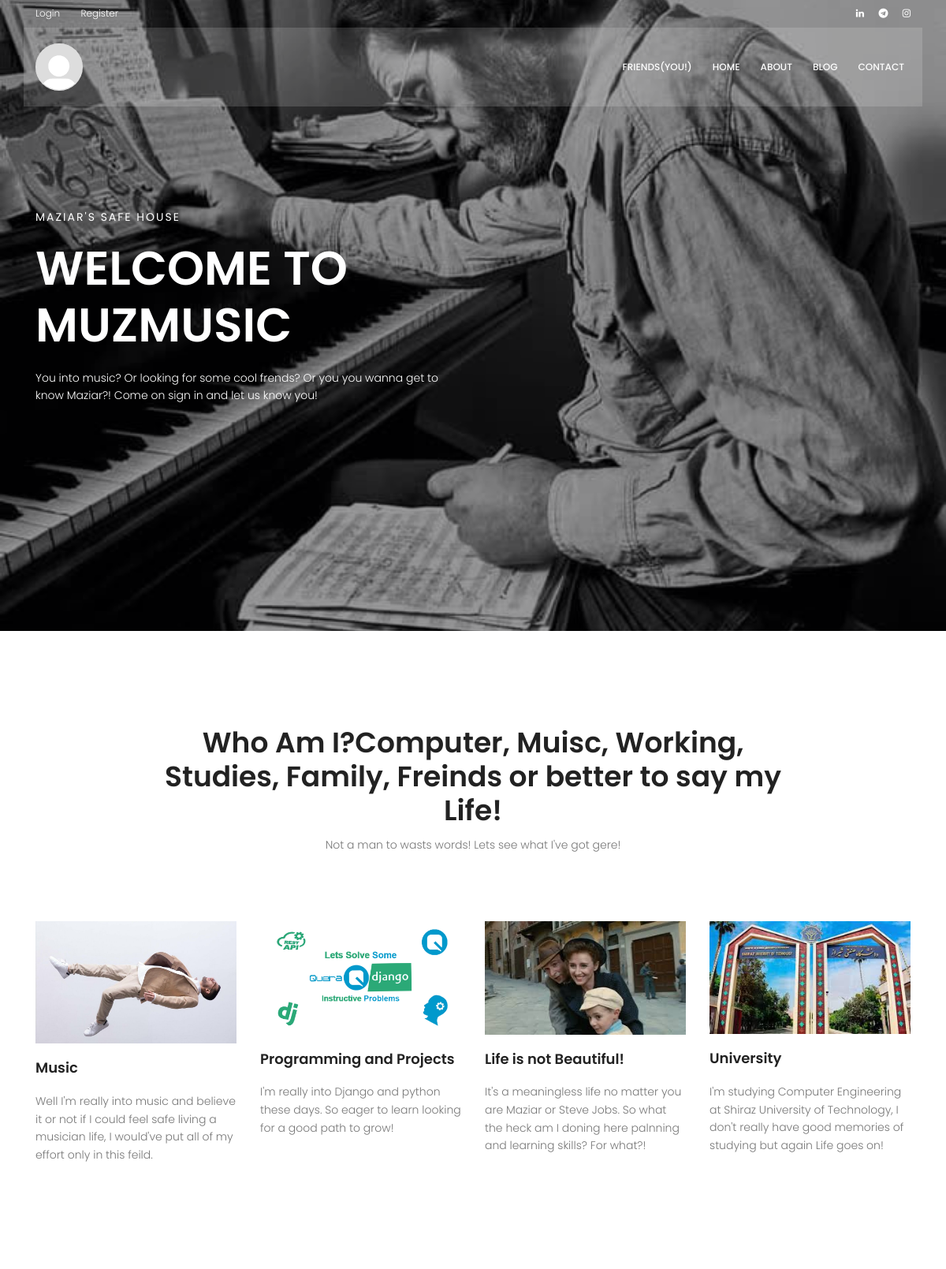
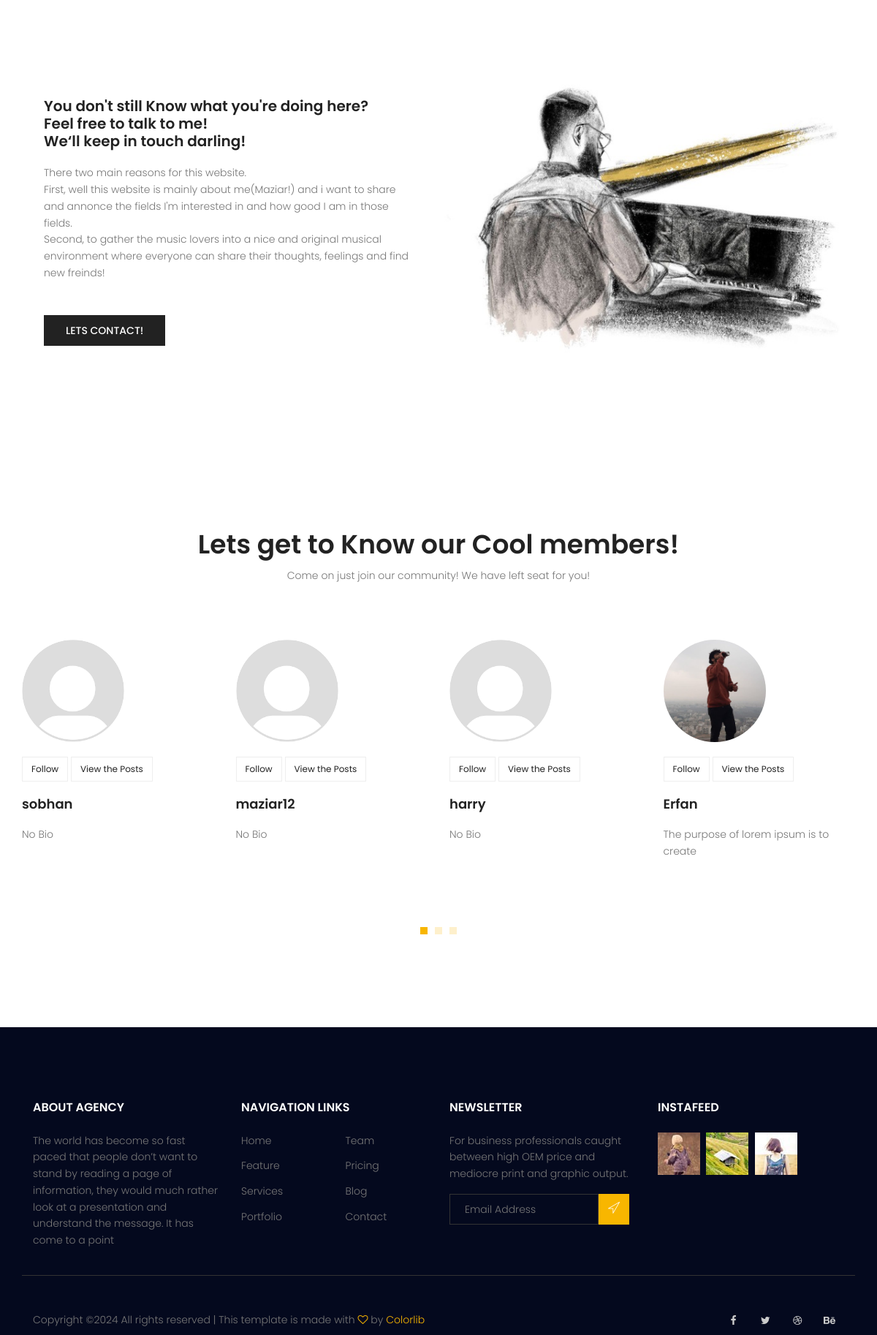
The page / (upper part) on the database its author committed (2 pictures, top to bottom).
### account/models.py (models this page shows, shortened)
class Profile(models.Model):
    user = models.OneToOneField(User,on_delete=models.CASCADE,related_name='profile')
    follows = models.ManyToManyField('self',related_name='followed_by',
                                    symmetrical=False,blank=True)
    bio = models.TextField(default='No Bio',blank=True)
    profile_image = models.ImageField(upload_to='profile_images',default='default_profile.png')
    linkedin_id=models.CharField(max_length=120,blank=True,null=True,default='s')
    instagram_id=models.CharField(max_length=120,blank=True,null=True,default='s')
    telegram_id=models.CharField(max_length=120,blank=True,null=True,default='s')
    created = models.DateTimeField(auto_now_add=True)
    updated = models.DateTimeField(auto_now=True)

### website/views.py (the view, shortened to what this page needs)
# urls.py: path('', IndexView.as_view(), name='index'),
class IndexView(TemplateView):
    template_name = 'website/index.html'
    def get_context_data(self, **kwargs):
        context = super().get_context_data(**kwargs)
        if self.request.user.is_authenticated:
            context['random_profiles'] = Profile.objects.exclude(user=self.request.user).order_by('?')
        else:
            context['random_profiles'] = Profile.objects.all().order_by('?')
        context['follow_form'] = FollowForm()
        return context

### blog/forms.py
class FollowForm(forms.Form):
    target_profile_id = forms.IntegerField(widget=forms.HiddenInput())

### templates/website/index.html
{% extends 'base.html' %}
{% load static %}
{% load website_custom_tags %}
{% block content %}
		<section class="banner-area relative">
			<div class="overlay overlay-bg"></div>
			<div class="container">
				<div class="row fullscreen align-items-center justify-content-between">
					<div class="col-lg-6 col-md-6 banner-left">
						<h6 class="text-white">Maziar's Safe House</h6>
						<h1 class="text-white">Welcome to MuzMusic</h1>
						<p class="text-white">
							You into music? Or looking for some cool frends? Or you you wanna get to know Maziar?! Come on sign in and let us know you!
						</p>
					</div>
				</div>
			</div>
		</section>
		<section class="other-issue-area section-gap">
			<div class="container">
				<div class="row d-flex justify-content-center">
					<div class="menu-content pb-70 col-lg-9">
						<div class="title text-center">
							<h1 class="mb-10">Who Am I?Computer, Muisc, Working, Studies, Family, Freinds or better to say my Life!</h1>
							<p>Not a man to wasts words! Lets see what I've got gere!</p>
						</div>
					</div>
				</div>
				<div class="row">
					<div class="col-lg-3 col-md-6">
						<div class="single-other-issue">
							<div class="thumb">
								<img class="img-fluid" style="width: 245; height: 155px; object-fit: cover; " src="{% static 'images/amir_darabi.jpg' %}" alt="">
							</div>
							<a href="{% url 'website:about' %}">
								<h4>Music</h4>
							</a>
							<p>
								Well I'm really into music and believe it or not if I could feel safe living a musician life, I would've put all of my effort only in this feild.
							</p>
						</div>
					</div>
					<div class="col-lg-3 col-md-6">
						<div class="single-other-issue">
							<div class="thumb">
								<img style="height: 80%; object-fit: cover;" class="img-fluid" src="{% static 'images/_4th_cover.png' %}" alt="">
							</div>
							<a href="{% url 'website:about' %}">
								<h4>Programming and Projects</h4>
							</a>
							<p>
								I'm really into Django and python these days. So eager to learn looking for a good path to grow!
							</p>
						</div>
					</div>
					<div class="col-lg-3 col-md-6">
						<div class="single-other-issue">
							<div class="thumb">
								<img class="img-fluid" src="{% static 'images/life.jpg' %}" alt="">
							</div>
							<a href="{% url 'website:about' %}">
								<h4>Life is not Beautiful!</h4>
							</a>
							<p>
								It's a meaningless life no matter you are Maziar or Steve Jobs. So what the heck am I doning here palnning and learning skills? For what?!
							</p>
						</div>
					</div>
					<div class="col-lg-3 col-md-6">
						<div class="single-other-issue">
							<div class="thumb">
								<img class="img-fluid" src="{% static 'images/daneshgah.jpg' %}" alt="">
							</div>
							<a href="{% url 'website:about' %}">
								<h4>University</h4>
							</a>
							<p>
								I'm studying Computer Engineering at Shiraz University of Technology, I don't really have good memories of studying but again Life goes on!
							</p>
						</div>
					</div>
				</div>
			</div>
		</section>
		<section class="home-about-area">
			<div class="container-fluid">
				<div class="row align-items-center justify-content-end">
					<div class="col-lg-6 col-md-12 home-about-left">
						<h1>
							You don't still Know what you're doing here? <br>
							Feel free to talk to me! <br>
							We‘ll keep in touch darling!
						</h1>
						<p>
							There two main reasons for this website.<br>First, well this website is mainly about me(Maziar!) and i want to share and annonce the fields I'm interested in and how good I am in those fields. <br>
							 Second, to gather the music lovers into a nice and original musical environment where everyone can share their thoughts, feelings and find new freinds!
						</p>
						<a href="{% url 'website:contact' %}" class="primary-btn text-uppercase">Lets Contact!</a>
					</div>
					<div class="col-lg-6 col-md-12 home-about-right no-padding">
						<img  class="img-fluid" src="{% static 'images/aria_karimi.jpg' %}" alt="">
					</div>
				</div>
			</div>
		</section>
<section class="recent-blog-area section-gap" >
    <div class="container" >
        <div class="row d-flex justify-content-center" style="margin-top:0px ;">
            <div class="menu-content pb-60 col-lg-9">
                <div class="title text-center">
                    <h1 class="mb-10">Lets get to Know our Cool members!</h1>
                    <p>Come on just join our community! We have left seat for you!</p>
                </div>
            </div>
        </div>
        <div class="row">
            <div class="active-recent-blog-carusel">
                {% for profile in random_profiles %}
                <div class="single-recent-blog-post item">
                    <div class="thumb">
                        <img class="img-fluid" style="border-radius: 50%; width: 140px; height: 140px; object-fit: cover;" src="{{profile.profile_image.url}}" alt="">
                    </div>
                    <div class="details">
                        <div class="tags">
                            <ul>
                                <li>
									{% if request.user.is_authenticated %}
										<form method="post" action="">
												{% csrf_token %}
												<input type="hidden" name="target_profile_id" value="{{ profile.id }}">
													{% if profile in request.user.profile.follows.all %}
													<button class="main__user-suggestion__follow-btn" type="submit">Following</button>
												{% else %}
												<button class="main__user-suggestion__follow-btn" type="submit">Follow</button>
												{% endif %}
										</form>
										<li>
											<a href="{% url 'blog:blog_author' profile.user.username %}">View the Posts</a>
										</li>
									{% else %}
									<a href="{% url 'account:login' %}" >Follow </a>
                                </li>
                                <li>
                                    <a href="{% url 'blog:blog_author' profile.user.username %}">View the Posts</a>
                                </li>
								{% endif %}
                            </ul>
                        </div>
                        <a href="{% url 'blog:blog_author' profile.user.username %}"><h4 class="title">{{profile.user.username}}</h4></a>
                        <p>
                            {{profile.bio|slice:":40"}}
                        </p>
                    </div>
                </div>
                {% endfor %}
            </div>
        </div>
    </div>
</section>
	{% endblock %}

### statics/css/main.css (style rules this page uses)
body { color: #777777; font-family: "Poppins", sans-serif; font-size: 14px; font-weight: 300; line-height: 1.625em; position: relative; }
ol, ul { margin: 0; padding: 0; list-style: none; }
a { -webkit-transition: all 0.3s ease 0s; -moz-transition: all 0.3s ease 0s; -o-transition: all 0.3s ease 0s; transition: all 0.3s ease 0s; }
a, a:focus, a:hover { text-decoration: none; outline: 0; }
h1, h2, h3, h4, h5, h6 { font-family: "Poppins", sans-serif; color: #222222; line-height: 1.2em !important; margin-bottom: 0; margin-top: 0; font-weight: 600; }
h1, .h1 { font-size: 36px; }
h4, .h4 { font-size: 18px; }
h6, .h6 { font-size: 14px; color: #222222; }
.mb-10 { margin-bottom: 10px; }
.pb-60 { padding-bottom: 60px; }
.pb-70 { padding-bottom: 70px; }
.text-white { color: #fff; }
.text-center { text-align: center; }
.relative { position: relative; }
.overlay { position: absolute; left: 0; right: 0; top: 0; bottom: 0; }
.no-padding { padding: 0; }
h1 { font-size: 36px; }
h4 { font-size: 18px; }
h6 { font-size: 14px; }
h1, h2, h3, h4, h5, h6 { line-height: 1.5em; }
.section-gap { padding: 120px 0; }
.primary-btn { background: #f8b600; line-height: 42px; padding-left: 30px; padding-right: 30px; border: none; color: #fff; display: inline-block; font-size: 14px; font-weight: 500; position: relative; -webkit-transition: all 0.3s ease 0s; -moz-transition: all 0.3s ease 0s; -o-transition: all 0.3s ease 0s; transition: all 0.3s ease 0s; cursor: pointer; position: relative; }
.banner-area { background: url(../images/index_background.jpg) center; background-size: cover; }
.banner-area .overlay-bg { background: rgba(0, 1, 3, 0.4); }
.banner-left h6 { text-transform: uppercase; font-weight: 400; font-size: 14px; letter-spacing: 2px; }
.banner-left h1 { margin: 20px 0; font-size: 60px; text-transform: uppercase; }
.banner-left p { margin: 20px 0px; }
.single-other-issue .thumb { overflow: hidden; }
.single-other-issue .thumb img { width: 100%; -webkit-transition: all 0.3s ease 0s; -moz-transition: all 0.3s ease 0s; -o-transition: all 0.3s ease 0s; transition: all 0.3s ease 0s; }
.single-other-issue h4 { margin: 20px 0; -webkit-transition: all 0.3s ease 0s; -moz-transition: all 0.3s ease 0s; -o-transition: all 0.3s ease 0s; transition: all 0.3s ease 0s; }
.home-about-area .home-about-left { padding-left: 20%; }
@media (max-width: 1366px) { .home-about-area .home-about-left { padding-left: 5%; } }
.home-about-area .home-about-left h1 { max-width: 510px; }
@media (max-width: 1366px) { .home-about-area .home-about-left h1 { font-size: 20px; } }
.home-about-area .home-about-left p { max-width: 500px; padding: 20px 0; }
.home-about-area .home-about-left .primary-btn { margin-top: 10px; background: #222; font-size: 14px; }
.home-about-area .home-about-right img { width: 100%; }
.recent-blog-area .single-recent-blog-post .thumb { overflow: hidden; }
.recent-blog-area .single-recent-blog-post .thumb img { -webkit-transition: all 0.3s ease 0s; -moz-transition: all 0.3s ease 0s; -o-transition: all 0.3s ease 0s; transition: all 0.3s ease 0s; }
.recent-blog-area .single-recent-blog-post .tags { margin: 20px 0px; }
.recent-blog-area .single-recent-blog-post .tags li { display: inline-block; border: 1px solid #eee; padding: 4px 12px; -webkit-transition: all 0.3s ease 0s; -moz-transition: all 0.3s ease 0s; -o-transition: all 0.3s ease 0s; transition: all 0.3s ease 0s; }
.recent-blog-area .single-recent-blog-post .tags li a { font-weight: 400; font-size: 12px; color: #222; }
.recent-blog-area .single-recent-blog-post .title { -webkit-transition: all 0.3s ease 0s; -moz-transition: all 0.3s ease 0s; -o-transition: all 0.3s ease 0s; transition: all 0.3s ease 0s; margin: 20px 0; }

### rows shown on the page
Profile: profile_image (placeholder picture), user.username "sobhan", bio "No Bio"
Profile: profile_image (placeholder picture), user.username "maziar12", bio "No Bio"
Profile: profile_image (placeholder picture), user.username "harry", bio "No Bio"
Profile: profile_image (picture), user.username "Erfan", bio "The purpose of lorem ipsum is to create"
